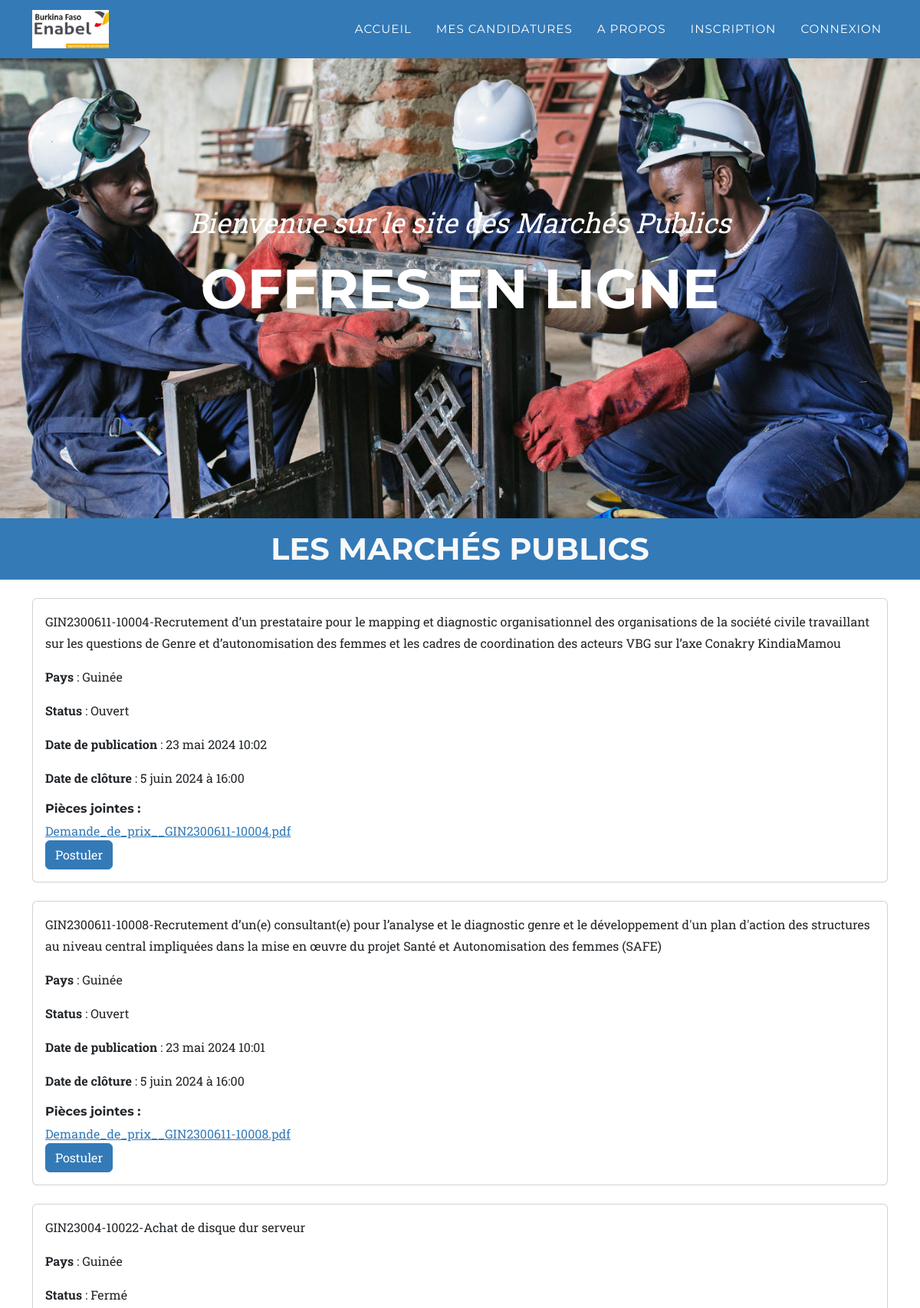
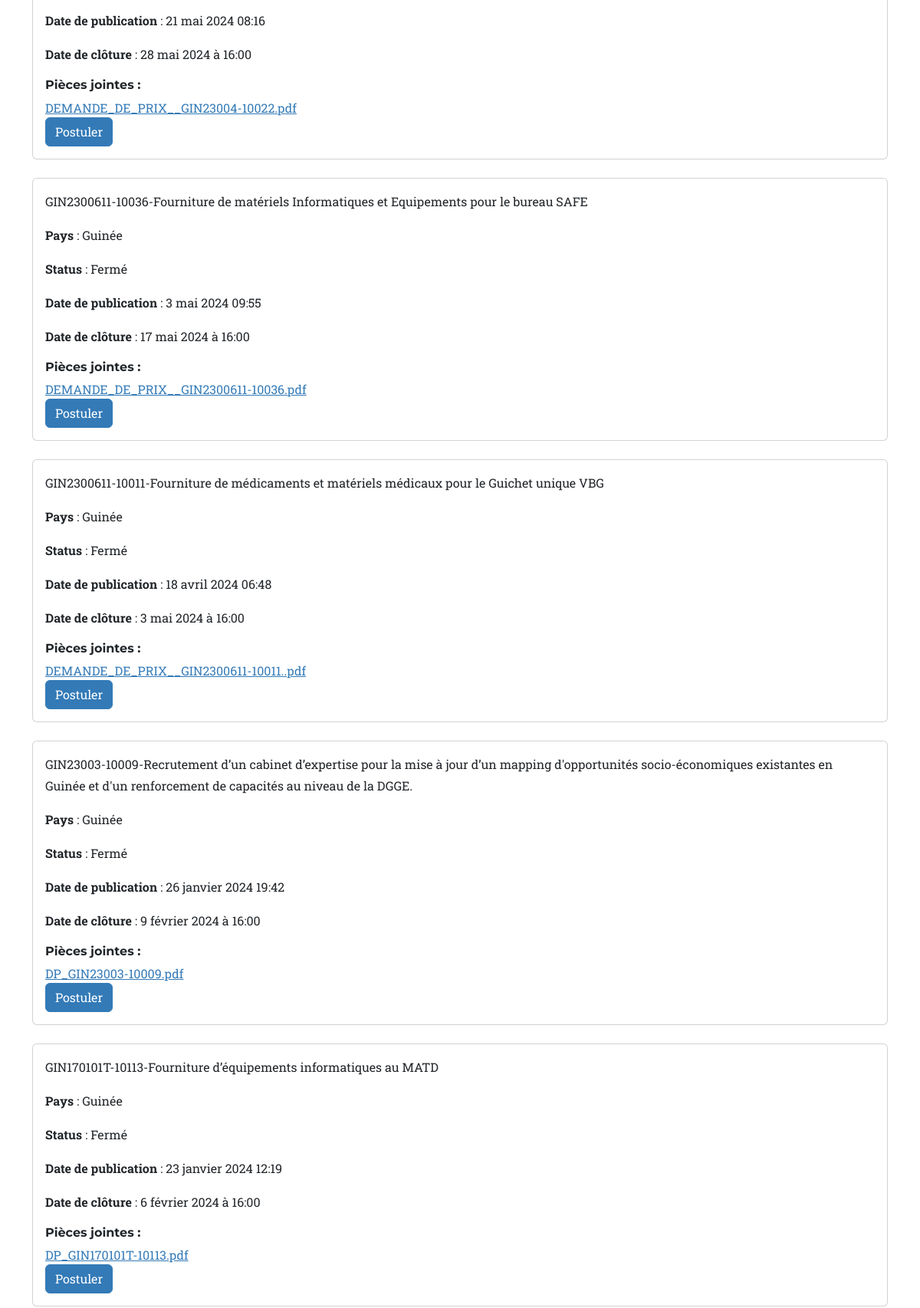
The page / (upper part) on the database its author committed (2 pictures, top to bottom).
### app_blog/models.py (models this page shows, shortened)
class Marche_public(models.Model):
    code = models.CharField(max_length=300, verbose_name="code de l'offre", primary_key=True)
    description = models.TextField()
    status = models.BooleanField(default=True)
    pays = models.CharField(max_length=20, default="Burkina Faso")
    employe = models.ForeignKey(User, on_delete=models.CASCADE, blank=True, null=True)
    doc1 = models.FileField(upload_to='file/', blank=True, null=True)
    doc2 = models.FileField(upload_to='file/', blank=True, null=True)
    doc3 = models.FileField(upload_to='file/', blank=True, null=True)
    doc4 = models.FileField(upload_to='file/', blank=True, null=True)
    doc5 = models.FileField(upload_to='file/', blank=True, null=True)
    date_pub = models.DateTimeField(auto_now_add=True)
    date_limite = models.DateField()
    heure_limite = models.TimeField(blank=True, null=True)
    delai = models.DateField(blank=True, null=True)

### app_blog/views.py (the view)
# urls.py: path('', index, name='index'),
def index(request):
    page = request.GET.get('page', 1)
    paginator = Paginator(Marche_public.objects.all().order_by('-date_pub'), 10)  # Afficher 10 offres par page
    try:
        offres = paginator.page(page)
    except PageNotAnInteger:
        offres = paginator.page(1)
    except EmptyPage:
        offres = paginator.page(paginator.num_pages)
    for offre in offres:
        offre.status = compare_date_heure(offre)
        offre.save()
    context = {'offres': offres}
    return render(request=request, template_name='blog2/index.html', context=context)

### app_blog/views.py (called while the page is built)
def compare_date_heure(offre):
    aujourd_hui = date.today()
    maintenant = datetime.now().time()
    if offre.date_limite < aujourd_hui:
        return False
    elif offre.date_limite == aujourd_hui and offre.heure_limite <= maintenant:
        return False
    else:
        return True

### app_blog/templates/blog2/index.html (shortened to what this page needs)
{% extends "base.html" %}
{% load static %}
{% block content%}
<div id="carouselExampleIndicators" class="carousel slide" data-bs-ride="carousel">
        <header class="masthead" style=" background-image: url('{% static 'image2.jpg' %}');">
             <div class="container">
                <div class="masthead-subheading">Bienvenue sur le site des Marchés Publics </div>
                <div class="masthead-heading text-uppercase">OFFRES EN LIGNE</div>
            </div>
        </header>
</div>
<h1 class="text-center text-light py-3" style="background-color: #337ab7;">LES MARCHÉS PUBLICS </h1>
<div class="m-b-100">
  {% for offre in offres  %}
  <div class="container mt-4">
    <div class="card">
      <div class="card-body">
        <p class="card-text">{{ offre.code }}-{{ offre.description }}</p>
        <p class="card-text"><b>Pays</b> : {{ offre.pays }}</p>
        {% if offre.status is True %}
        <p class="card-text"><b>Status</b> : Ouvert</p>
        {% else %}
        <p class="card-text"><b>Status</b> : Fermé</p>
        {%endif%}
        <p class="card-text"><b>Date de publication</b> : {{offre.date_pub}}</p>
        <p class="card-text"><b>Date de clôture</b> : {{offre.date_limite }} à {{offre.heure_limite}}</p>
        <h6>Pièces jointes :</h6>
        {% if offre.doc1 %}
        <a href="{{ offre.doc1.url }}">{{ offre.doc1|cut:"file/" }}</a><br>
        {% endif %}
        <a href="{% url 'postuler' offre.pk %}" class="btn btn-primary">Postuler</a>
      </div>
    </div>
  </div>
  {% empty %}
    <h2 class="text-center m-b-250 m-t-60"> Aucun marché public pour le moment revenez un peu plus tard </h2>
  {% endfor %}
  </div>
  {% endblock %}

### rows shown on the page
Marche_public: code "GIN2300611-10004", description "Recrutement d’un prestataire pour le mapping et diagnostic organisationnel des organisations de la société civile travaillant sur les questions de Genre et d’autonomisation des femmes et les cadres de coordination des acteurs VBG sur l’axe Conakry KindiaMamou", pays "Guinée", status "Status", date_pub "23 mai 2024 10:02", date_limite "5 juin 2024", heure_limite "16:00", doc1 "Demande_de_prix__GIN2300611-10004.pdf"
Marche_public: code "GIN2300611-10008", description "Recrutement d’un(e) consultant(e) pour l’analyse et le diagnostic genre et le développement d'un plan d'action des structures au niveau central impliquées dans la mise en œuvre du projet Santé et Autonomisation des femmes (SAFE)", pays "Guinée", status "Status", date_pub "23 mai 2024 10:01", date_limite "5 juin 2024", heure_limite "16:00", doc1 "Demande_de_prix__GIN2300611-10008.pdf"
Marche_public: code "GIN23004-10022", description "Achat de disque dur serveur", pays "Guinée", status "Status", date_pub "21 mai 2024 08:16", date_limite "28 mai 2024", heure_limite "16:00", doc1 "DEMANDE_DE_PRIX__GIN23004-10022.pdf"
Marche_public: code "GIN2300611-10036", description "Fourniture de matériels Informatiques et Equipements pour le bureau SAFE", pays "Guinée", status "Status", date_pub "3 mai 2024 09:55", date_limite "17 mai 2024", heure_limite "16:00", doc1 "DEMANDE_DE_PRIX__GIN2300611-10036.pdf"
Marche_public: code "GIN2300611-10011", description "Fourniture de médicaments et matériels médicaux pour le Guichet unique VBG", pays "Guinée", status "Status", date_pub "18 avril 2024 06:48", date_limite "3 mai 2024", heure_limite "16:00", doc1 "DEMANDE_DE_PRIX__GIN2300611-10011..pdf"
Marche_public: code "GIN23003-10009", description "Recrutement d’un cabinet d’expertise pour la mise à jour d’un mapping d'opportunités socio-économiques existantes en Guinée et d'un renforcement de capacités au niveau de la DGGE.", pays "Guinée", status "Status", date_pub "26 janvier 2024 19:42", date_limite "9 février 2024", heure_limite "16:00", doc1 "DP_GIN23003-10009.pdf"
Marche_public: code "GIN170101T-10113", description "Fourniture d’équipements informatiques au MATD", pays "Guinée", status "Status", date_pub "23 janvier 2024 12:19", date_limite "6 février 2024", heure_limite "16:00", doc1 "DP_GIN170101T-10113.pdf"
